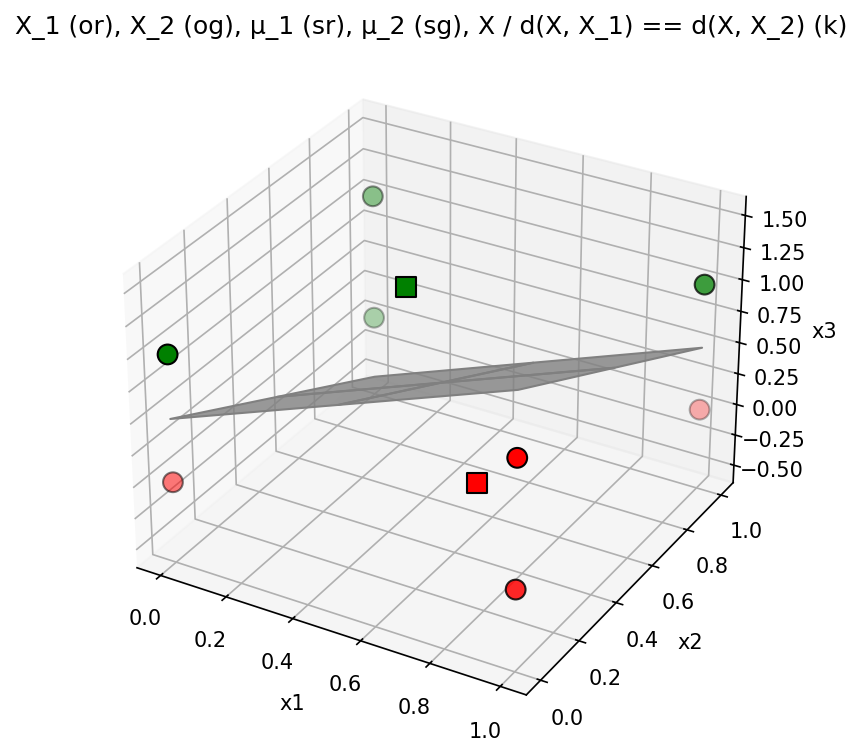

The script that saved this image:
"""Figure 13.20 - Minimum distance / Gaussian classifier in 3D."""

from __future__ import annotations

import os
import numpy as np
import matplotlib.pyplot as plt


print("Running Figure1320...")
np.set_printoptions(precision=3, suppress=True)

# Data
try:
    choix_txt = input("From the book (1) more numbers (2) : ").strip()
except EOFError:
    choix_txt = "1"

choix = 1 if choix_txt == "" else int(choix_txt)

if choix == 1:
    X1 = np.array(
        [
            [0, 0, 0],
            [1, 0, 1],
            [1, 0, 0],
            [1, 1, 0],
        ],
        dtype=float,
    ).T  # (3,4)

    X2 = np.array(
        [
            [0, 0, 1],
            [0, 1, 1],
            [0, 1, 0],
            [1, 1, 1],
        ],
        dtype=float,
    ).T  # (3,4)
elif choix == 2:
    X1 = 0.2 * np.random.randn(3, 10) + np.tile(np.array([[1.0], [1.0], [1.0]]), (1, 10))
    X2 = 0.2 * np.random.randn(3, 10) + np.tile(np.array([[-1.0], [-1.0], [-1.0]]), (1, 10))
else:
    raise ValueError("Plouc")

N1 = X1.shape[1]
N2 = X2.shape[1]

# Mean and covariance (matching MATLAB comments/formulas)
# C = X*X'/N - m*m'
m1 = np.mean(X1, axis=1, keepdims=True)
m2 = np.mean(X2, axis=1, keepdims=True)

C1 = (X1 @ X1.T) / N1 - (m1 @ m1.T)
C2 = (X2 @ X2.T) / N2 - (m2 @ m2.T)

# Guard against singular matrices for random cases.
reg = 1e-10
C1i = np.linalg.inv(C1 + reg * np.eye(3))
C2i = np.linalg.inv(C2 + reg * np.eye(3))

# -----------------------------------------------------------------------------
# Distances / discriminants
# d1 = log(1/2) + X' inv(C1) m1 - 1/2 m1' inv(C1) m1
# d2 = log(1/2) + X' inv(C2) m2 - 1/2 m2' inv(C2) m2
# d12 = d1 - d2
# -----------------------------------------------------------------------------
w1 = C1i @ m1
b1 = np.log(0.5) - 0.5 * float((m1.T @ C1i @ m1).item())

w2 = C2i @ m2
b2 = np.log(0.5) - 0.5 * float((m2.T @ C2i @ m2).item())

w = w1 - w2
b = b1 - b2

print("d1(X) =", f"{w1[0,0]:.3f}*x1 + {w1[1,0]:.3f}*x2 + {w1[2,0]:.3f}*x3 + {b1:.3f}")
print("d2(X) =", f"{w2[0,0]:.3f}*x1 + {w2[1,0]:.3f}*x2 + {w2[2,0]:.3f}*x3 + {b2:.3f}")
print("d12(X)=", f"{w[0,0]:.3f}*x1 + {w[1,0]:.3f}*x2 + {w[2,0]:.3f}*x3 + {b:.3f}")

# Display
fig = plt.figure(1, figsize=(8, 6))
ax = fig.add_subplot(111, projection="3d")

# Points and means
ax.scatter(X1[0, :], X1[1, :], X1[2, :], marker="o", s=90, edgecolors="k", facecolors="r")
ax.scatter(m1[0, 0], m1[1, 0], m1[2, 0], marker="s", s=90, edgecolors="k", facecolors="r")

ax.scatter(X2[0, :], X2[1, :], X2[2, :], marker="o", s=90, edgecolors="k", facecolors="g")
ax.scatter(m2[0, 0], m2[1, 0], m2[2, 0], marker="s", s=90, edgecolors="k", facecolors="g")

# Decision plane: w1*x + w2*y + w3*z + b = 0 -> z = -(w1*x + w2*y + b)/w3
les_x, les_y = np.meshgrid(np.linspace(0, 1, 3), np.linspace(0, 1, 3))
if abs(float(w[2, 0])) > 1e-12:
    les_z = -(float(w[0, 0]) * les_x + float(w[1, 0]) * les_y + b) / float(w[2, 0])
    color = 0.5 * np.ones((3, 3, 3), dtype=float)
    ax.plot_surface(les_x, les_y, les_z, facecolors=color, shade=False, alpha=0.8)

ax.set_xlabel("x1")
ax.set_ylabel("x2")
ax.set_zlabel("x3")
ax.set_title("X_1 (or), X_2 (og), μ_1 (sr), μ_2 (sg), X / d(X, X_1) == d(X, X_2) (k)")
ax.grid(True)

# MATLAB axis comment is optional; keep auto for choix=2 random case.

out_path = os.path.join(os.path.dirname(__file__), "Figure1320.png")
fig.savefig(out_path, dpi=150, bbox_inches="tight")
print(f"Saved {out_path}")

plt.show()

# -----------------------------------------------------------------------------
# LaTeX-style outputs (console)
# -----------------------------------------------------------------------------
def to_latex_matrix(A: np.ndarray) -> str:
    rows = []
    for r in A:
        rows.append(" & ".join(f"{float(v):.3f}" for v in np.ravel(r)))
    return r"\begin{bmatrix}" + r"\\".join(rows) + r"\end{bmatrix}"


print("latex(X1):", to_latex_matrix(X1))
print("latex(X2):", to_latex_matrix(X2))
print("latex(m1):", to_latex_matrix(m1))
print("latex(m2):", to_latex_matrix(m2))
print("latex(C1):", to_latex_matrix(C1))
print("latex(C2):", to_latex_matrix(C2))
print("latex(d1):", f"{w1[0,0]:.3f} x_1 + {w1[1,0]:.3f} x_2 + {w1[2,0]:.3f} x_3 + {b1:.3f}")
print("latex(d2):", f"{w2[0,0]:.3f} x_1 + {w2[1,0]:.3f} x_2 + {w2[2,0]:.3f} x_3 + {b2:.3f}")
print("latex(d12):", f"{w[0,0]:.3f} x_1 + {w[1,0]:.3f} x_2 + {w[2,0]:.3f} x_3 + {b:.3f}")
